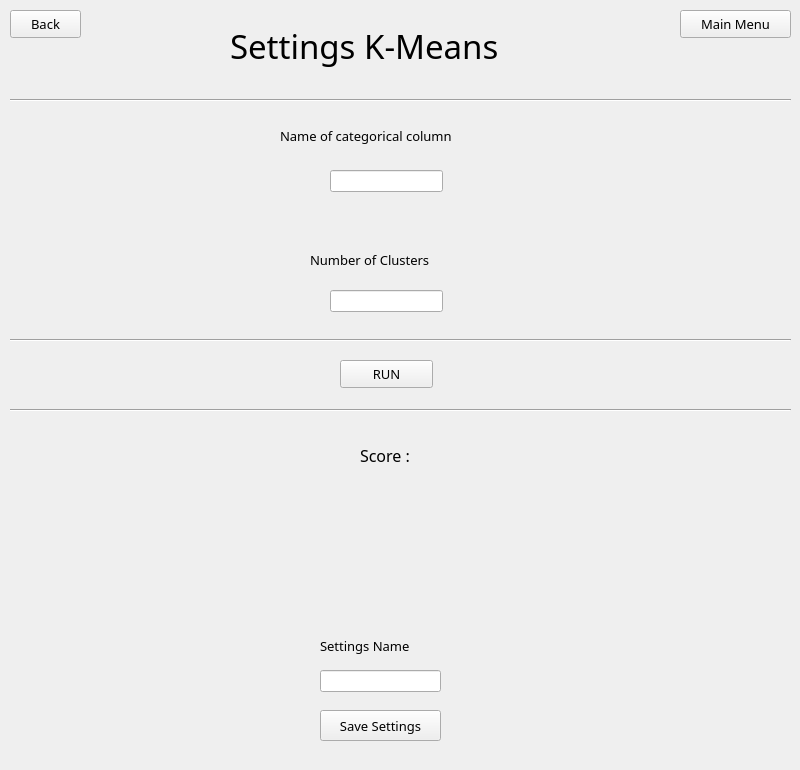
<?xml version="1.0" encoding="UTF-8"?>
<ui version="4.0">
 <class>MainWindow</class>
 <widget class="QMainWindow" name="MainWindow">
  <property name="geometry">
   <rect>
    <x>0</x>
    <y>0</y>
    <width>800</width>
    <height>770</height>
   </rect>
  </property>
  <property name="font">
   <font>
    <family>Book Antiqua</family>
    <pointsize>10</pointsize>
   </font>
  </property>
  <property name="windowTitle">
   <string>MainWindow</string>
  </property>
  <widget class="QWidget" name="centralwidget">
   <widget class="QLabel" name="label">
    <property name="geometry">
     <rect>
      <x>230</x>
      <y>10</y>
      <width>351</width>
      <height>71</height>
     </rect>
    </property>
    <property name="font">
     <font>
      <pointsize>25</pointsize>
     </font>
    </property>
    <property name="text">
     <string>Settings K-Means</string>
    </property>
   </widget>
   <widget class="QLineEdit" name="n_clusters_">
    <property name="geometry">
     <rect>
      <x>330</x>
      <y>290</y>
      <width>113</width>
      <height>22</height>
     </rect>
    </property>
   </widget>
   <widget class="QLabel" name="label_5">
    <property name="geometry">
     <rect>
      <x>310</x>
      <y>250</y>
      <width>161</width>
      <height>20</height>
     </rect>
    </property>
    <property name="text">
     <string>Number of Clusters</string>
    </property>
   </widget>
   <widget class="Line" name="line">
    <property name="geometry">
     <rect>
      <x>10</x>
      <y>90</y>
      <width>781</width>
      <height>20</height>
     </rect>
    </property>
    <property name="orientation">
     <enum>Qt::Horizontal</enum>
    </property>
   </widget>
   <widget class="Line" name="line_2">
    <property name="geometry">
     <rect>
      <x>10</x>
      <y>330</y>
      <width>781</width>
      <height>20</height>
     </rect>
    </property>
    <property name="orientation">
     <enum>Qt::Horizontal</enum>
    </property>
   </widget>
   <widget class="QPushButton" name="run">
    <property name="geometry">
     <rect>
      <x>340</x>
      <y>360</y>
      <width>93</width>
      <height>28</height>
     </rect>
    </property>
    <property name="text">
     <string>RUN</string>
    </property>
   </widget>
   <widget class="Line" name="line_3">
    <property name="geometry">
     <rect>
      <x>10</x>
      <y>400</y>
      <width>781</width>
      <height>20</height>
     </rect>
    </property>
    <property name="orientation">
     <enum>Qt::Horizontal</enum>
    </property>
   </widget>
   <widget class="QLabel" name="score">
    <property name="geometry">
     <rect>
      <x>290</x>
      <y>510</y>
      <width>201</width>
      <height>71</height>
     </rect>
    </property>
    <property name="text">
     <string/>
    </property>
   </widget>
   <widget class="QLabel" name="label_6">
    <property name="geometry">
     <rect>
      <x>280</x>
      <y>120</y>
      <width>221</width>
      <height>31</height>
     </rect>
    </property>
    <property name="text">
     <string>Name of categorical column</string>
    </property>
   </widget>
   <widget class="QLineEdit" name="category_name_">
    <property name="geometry">
     <rect>
      <x>330</x>
      <y>170</y>
      <width>113</width>
      <height>22</height>
     </rect>
    </property>
   </widget>
   <widget class="QLineEdit" name="settings_name">
    <property name="geometry">
     <rect>
      <x>320</x>
      <y>670</y>
      <width>121</width>
      <height>22</height>
     </rect>
    </property>
   </widget>
   <widget class="QLabel" name="label_2">
    <property name="geometry">
     <rect>
      <x>320</x>
      <y>630</y>
      <width>131</width>
      <height>31</height>
     </rect>
    </property>
    <property name="text">
     <string>Settings Name</string>
    </property>
   </widget>
   <widget class="QPushButton" name="save_settings">
    <property name="geometry">
     <rect>
      <x>320</x>
      <y>710</y>
      <width>121</width>
      <height>31</height>
     </rect>
    </property>
    <property name="text">
     <string>Save Settings</string>
    </property>
   </widget>
   <widget class="QLabel" name="score_name">
    <property name="geometry">
     <rect>
      <x>360</x>
      <y>440</y>
      <width>61</width>
      <height>31</height>
     </rect>
    </property>
    <property name="font">
     <font>
      <pointsize>12</pointsize>
     </font>
    </property>
    <property name="text">
     <string>Score :</string>
    </property>
   </widget>
   <widget class="QPushButton" name="back">
    <property name="geometry">
     <rect>
      <x>10</x>
      <y>10</y>
      <width>71</width>
      <height>28</height>
     </rect>
    </property>
    <property name="text">
     <string>Back</string>
    </property>
   </widget>
   <widget class="QPushButton" name="main_menu">
    <property name="geometry">
     <rect>
      <x>680</x>
      <y>10</y>
      <width>111</width>
      <height>28</height>
     </rect>
    </property>
    <property name="text">
     <string>Main Menu</string>
    </property>
   </widget>
  </widget>
 </widget>
 <resources/>
 <connections/>
</ui>
